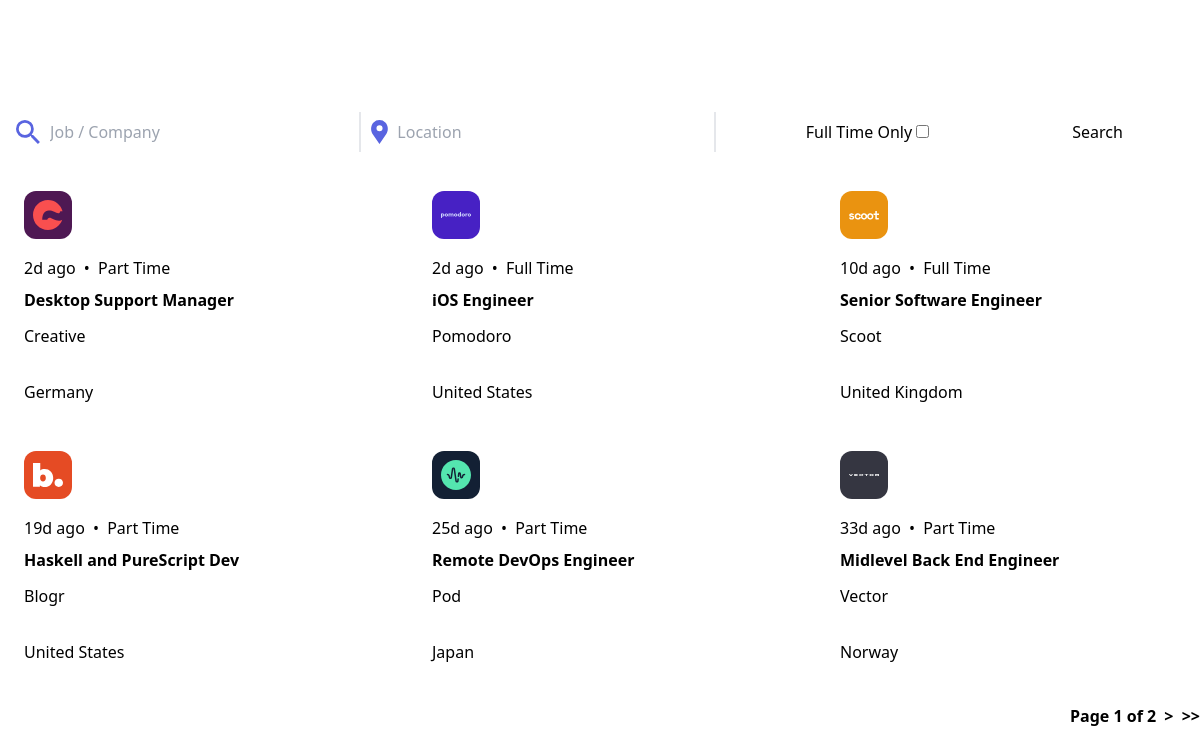
The app's page /, older data.
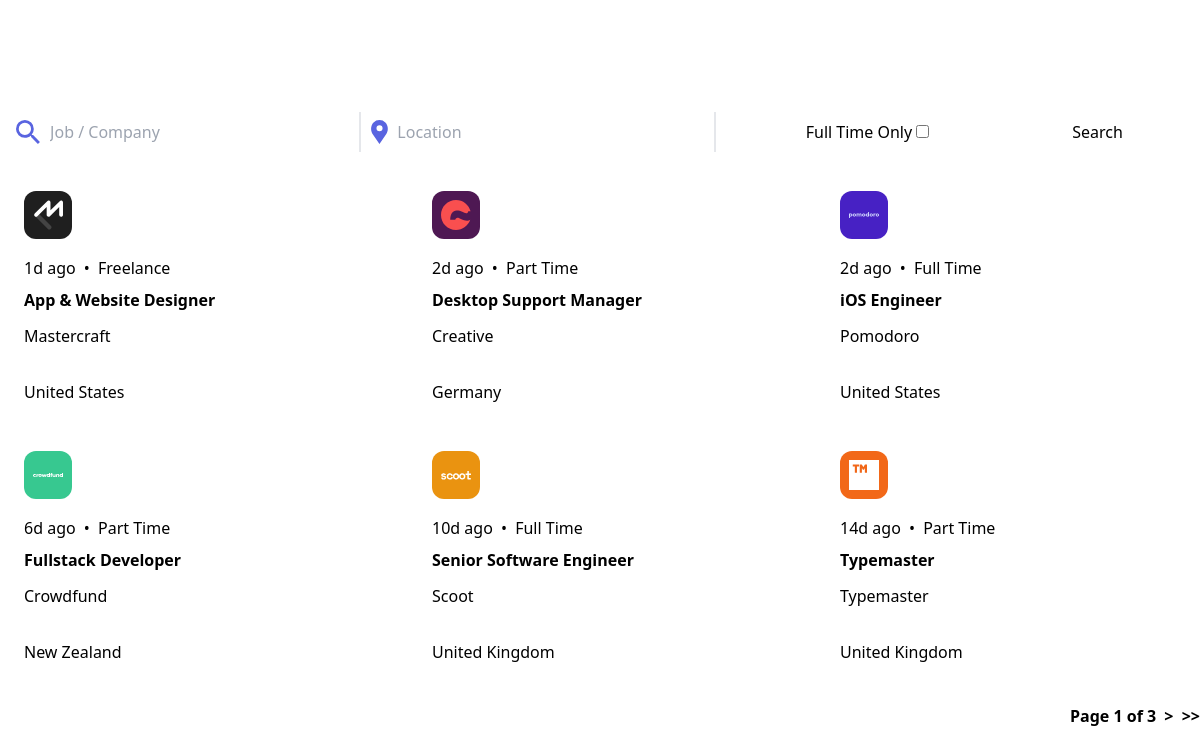
The same page, newer data.
### jobs/models.py (models this page shows, shortened)
class Job(models.Model):
  uuid = models.UUIDField(primary_key=True, default=uuid.uuid4)
  position = models.CharField(max_length=255, blank=False)
  posted_at = models.DateField()
  contract = models.CharField(max_length=255, choices=CONTRACT_TYPES, verbose_name="Contract type",default="full_time")
  location = models.CharField(max_length=255, verbose_name="Job location", blank=False)
  company = models.ForeignKey(Company, on_delete=models.CASCADE, related_name="jobs")
  apply = models.URLField(max_length=255, verbose_name="Application URL", blank=False)
  description = CKEditor5Field('Job description', config_name='extends', blank=False)
  requirements = CKEditor5Field('Job requirements', config_name='extends', blank=False)
  role = CKEditor5Field('Role details', config_name='extends', blank=False)

class Company(models.Model):
  class Meta:
    verbose_name_plural = "companies"
  uuid = models.UUIDField(primary_key=True, default=uuid.uuid4)
  company_name = models.CharField(max_length=255)
  logo = models.FileField(upload_to='logos/')
  company_color = models.CharField(
        max_length=7,
        validators=[
            RegexValidator(
                regex='^#[0-9A-Fa-f]{6}$',
                message='Hex value must be in the format #XXXXXX',
                code='invalid_hex_value'
            )
        ]
    )
  website = models.URLField(max_length=255)

### jobs/views.py (the view)
# urls.py: path("", JobsList.as_view(), name='job-list'),
class JobsList(ListView):
  template_name = "jobs/jobsIndex.html"
  model = Job
  context_object_name = 'jobs'
  paginate_by = 6
  def get_queryset(self):
    queryset = Job.objects.all().order_by('-posted_at')
    for job in queryset:
      delta = timezone.now().date() - job.posted_at
      job.delta_days = delta.days
    return queryset

### templates/jobs/jobsIndex.html (shortened to what this page needs)
{% extends "base.html" %}
{% block content %}
  {% include "jobs/partials/searchBar.html" %}
  {% include "jobs/partials/jobsList.html" %}
  <div class="flex justify-center md:justify-end mt-4 mb-6 text-violet font-semibold">
    <span>
      <span>Page {{ page_obj.number }} of {{ page_obj.paginator.num_pages }}</span>
      {% if page_obj.has_next %}
        <a class="mx-1" href="?page={{ page_obj.next_page_number }}">></a>
        <a href="?page={{ page_obj.paginator.num_pages }}">>></a>
      {% endif %}
    </span>
  </div>
{% endblock content %}

### templates/jobs/partials/jobsList.html
{% if jobs %}
  <ul class="grid grid-cols-1 md:grid-cols-2 lg:grid-cols-3 gap-x-6 gap-y-12 mt-8">
    {% for job in jobs %}
      <li class="col-span-1 relative flex flex-col p-6 rounded-lg bg-white dark:bg-veryDarkBlue">
        <div style="background-color:{{ job.company.company_color }}"
             class="absolute top-[-25px] left-6 h-12 w-12 flex justify-center items-center rounded-xl">
          <img src="/media/{{ job.company.logo }}"
               alt="{{ job.company.company_name }} logo"
               width="30"
               height="30">
        </div>
        {% if job.delta_days == 0 %}
          <p class="pt-4">
            Today <span class="mx-1">•</span> {{ job.get_contract_display }}
          </p>
        {% else %}
          <p class="pt-4">
            {{ job.delta_days }}d ago <span class="mx-1">•</span> {{ job.get_contract_display }}
          </p>
        {% endif %}
        <a href="{% url 'job' job.uuid %}">
          <h2 class="mt-2 mb-1 text-black dark:text-white font-semibold hover:text-darkGrey">{{ job.position }}</h2>
        </a>
        <p class="mt-2">{{ job.company.company_name }}</p>
        <p class="mt-8 text-violet">{{ job.location }}</p>
      </li>
    {% endfor %}
  </ul>
{% else %}
  <p class="mt-4 text-xl">No results found</p>
{% endif %}

Row changes from the older to the newer data that the page shows:
no longer on this page (row edited): Job: company.logo (picture), delta_days "19", contract "Part Time", position "Haskell and PureScript Dev", company.company_name "Blogr", location "United States"
no longer on this page (row edited): Job: company.logo (picture), delta_days "25", contract "Part Time", position "Remote DevOps Engineer", company.company_name "Pod", location "Japan"
no longer on this page (row edited): Job: company.logo (picture), delta_days "33", contract "Part Time", position "Midlevel Back End Engineer", company.company_name "Vector", location "Norway"
added Job: company.logo (picture), delta_days "1", contract "Freelance", position "App & Website Designer", company.company_name "Mastercraft", location "United States"
added Job: company.logo (picture), delta_days "6", contract "Part Time", position "Fullstack Developer", company.company_name "Crowdfund", location "New Zealand"
added Job: company.logo (picture), delta_days "14", contract "Part Time", position "Typemaster", company.company_name "Typemaster", location "United Kingdom"
Text that changed along with them:
{{ page_obj.paginator.num_pages }}: "2" → "3"
